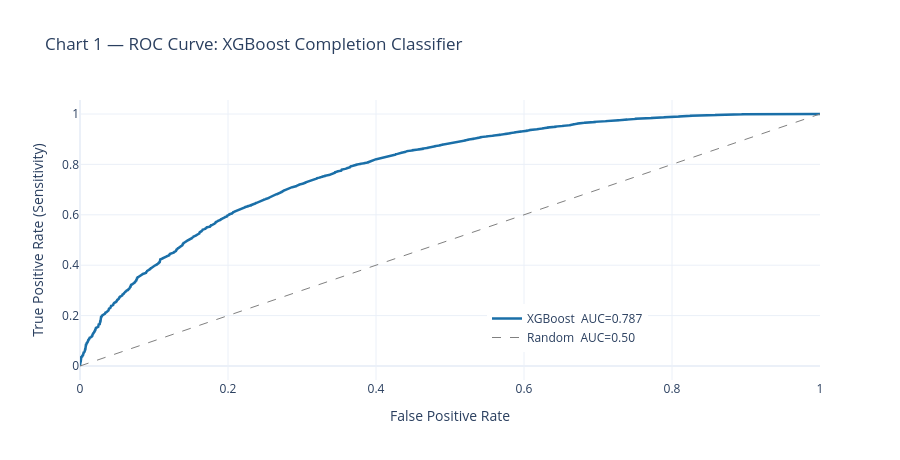

Notebook cell for this chart:
### Code cell
preds_test = model.predict(test_df)
y_true = test_df[TARGET_CLASS].astype(int).values
y_prob = preds_test['p_completed'].values
y_pred = preds_test['pred_label'].values

roc_auc  = roc_auc_score(y_true, y_prob)
f1_macro = f1_score(y_true, y_pred, average='macro', zero_division=0)

print(f'=== Classifier — held-out test (n={len(test_df):,}) ===')
print(f'  ROC-AUC    : {roc_auc:.4f}')
print(f'  F1 (macro) : {f1_macro:.4f}')
print(f'  Pos rate (actual)    : {y_true.mean():.1%}')
print(f'  Pos rate (predicted) : {y_pred.mean():.1%}')

fpr, tpr, _ = roc_curve(y_true, y_prob)

fig = go.Figure()
fig.add_trace(go.Scatter(
    x=fpr, y=tpr, mode='lines',
    name=f'XGBoost  AUC={roc_auc:.3f}',
    line=dict(color=CLR_MAIN, width=2.5),
))
fig.add_trace(go.Scatter(
    x=[0, 1], y=[0, 1], mode='lines',
    name='Random  AUC=0.50',
    line=dict(color='grey', dash='dash', width=1),
))
fig.update_layout(
    title='Chart 1 — ROC Curve: XGBoost Completion Classifier',
    xaxis_title='False Positive Rate',
    yaxis_title='True Positive Rate (Sensitivity)',
    template=TEMPLATE,
    legend=dict(x=0.55, y=0.1),
    height=460,
)
fig.show()

### Figure 1 — Plotly figure (JSON) as saved in the notebook; plotly's stock layout.template omitted (floating-point values rounded to 4 significant figures; data arrays with more than 128 entries replaced by an {"elided": "..."} marker saying what was removed)
{"data": [{"line": {"color": "#1a6fa8", "width": 2.5}, "mode": "lines", "name": "XGBoost  AUC=0.787", "type": "scatter", "x": {"elided": "7551 float values"}, "y": {"elided": "7551 float values"}}, {"line": {"color": "grey", "dash": "dash", "width": 1}, "mode": "lines", "name": "Random  AUC=0.50", "type": "scatter", "x": [0, 1], "y": [0, 1]}], "layout": {"height": 460, "legend": {"x": 0.55, "y": 0.1}, "title": {"text": "Chart 1 — ROC Curve: XGBoost Completion Classifier"}, "xaxis": {"title": {"text": "False Positive Rate"}}, "yaxis": {"title": {"text": "True Positive Rate (Sensitivity)"}}}}
